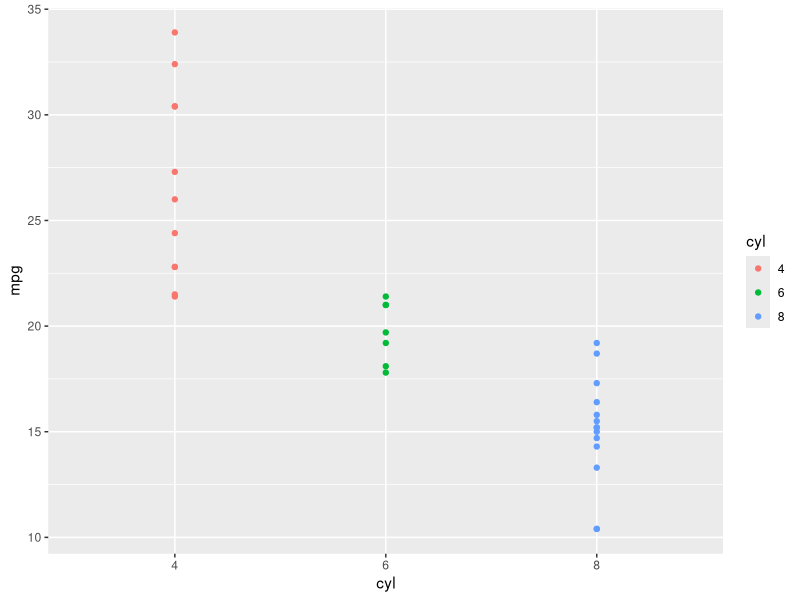
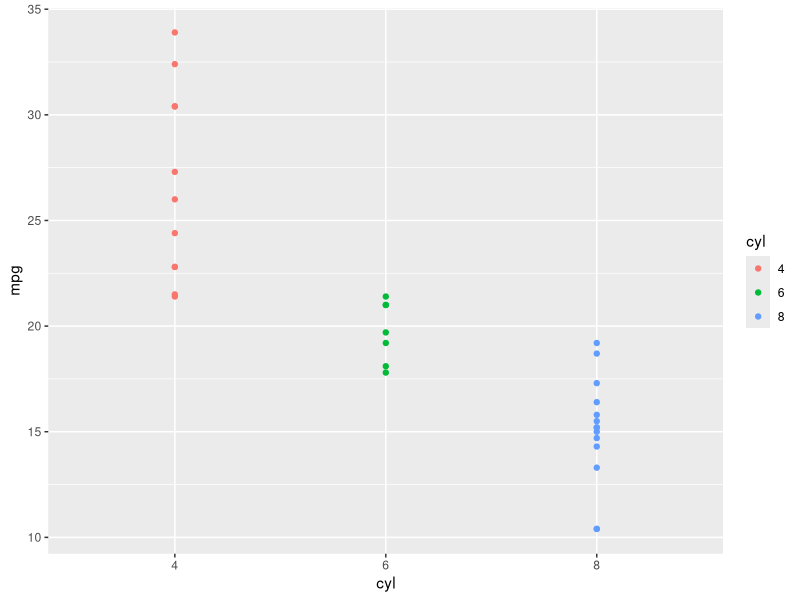
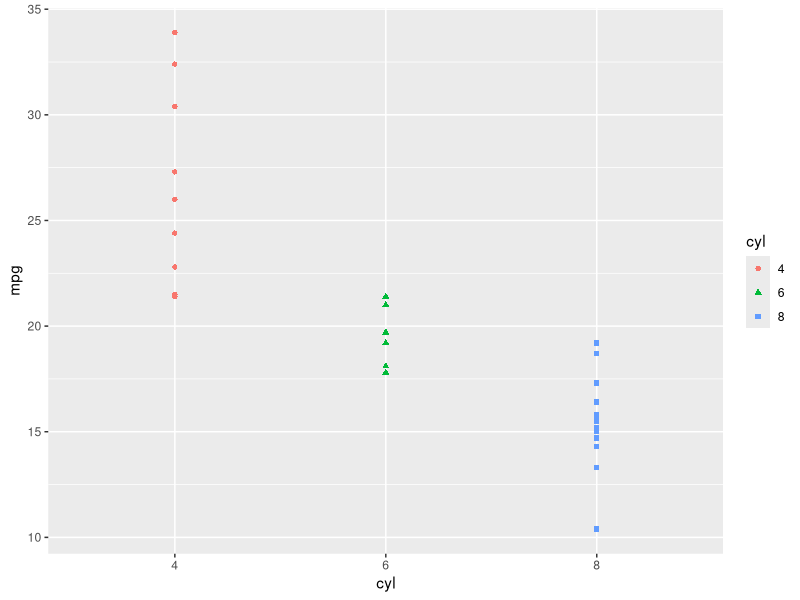
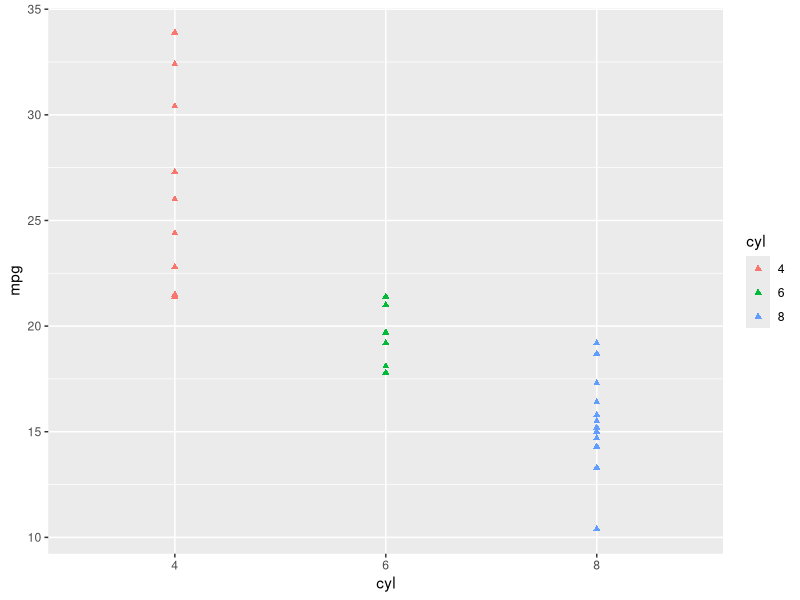
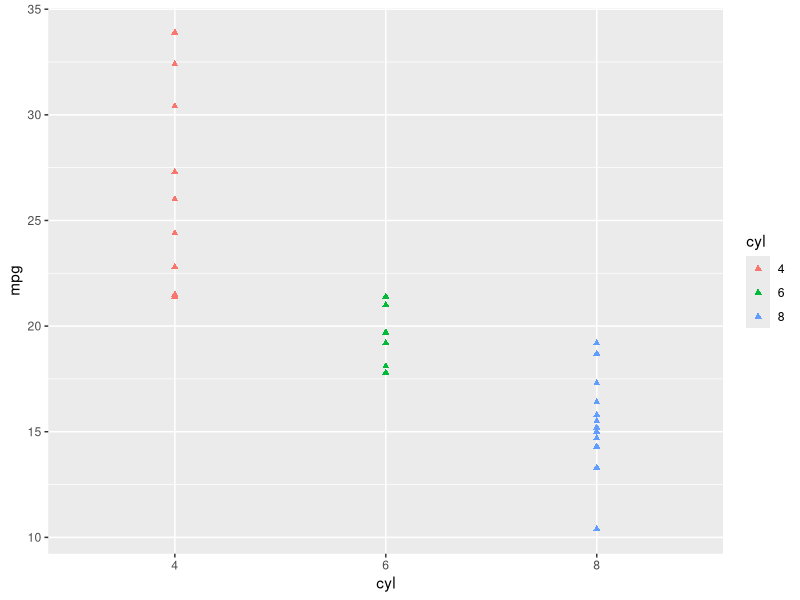
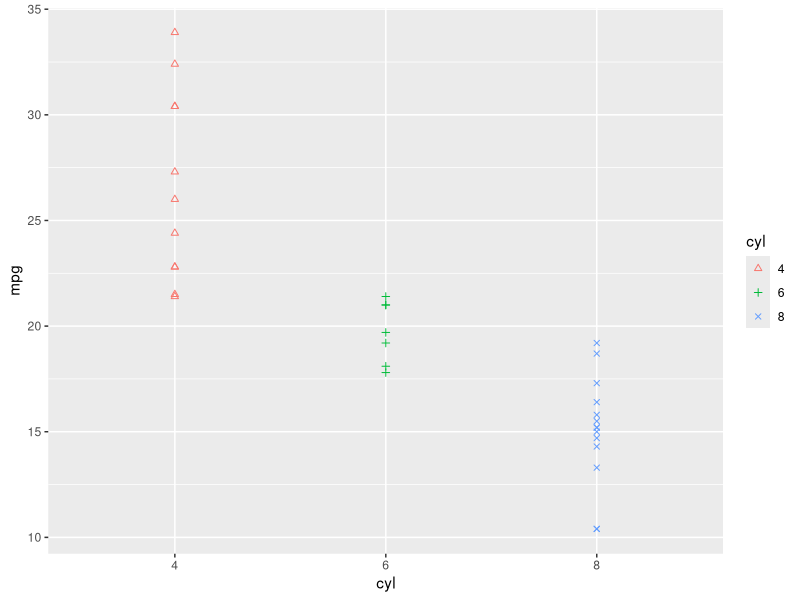
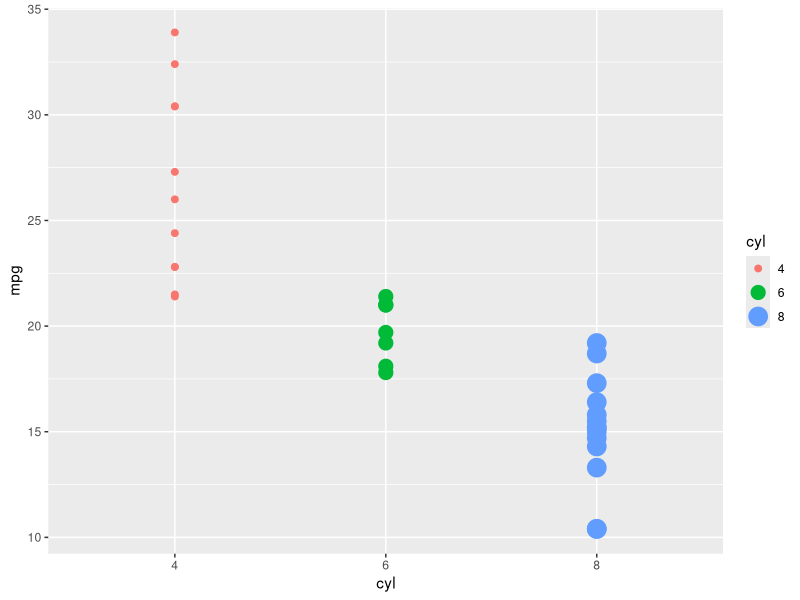
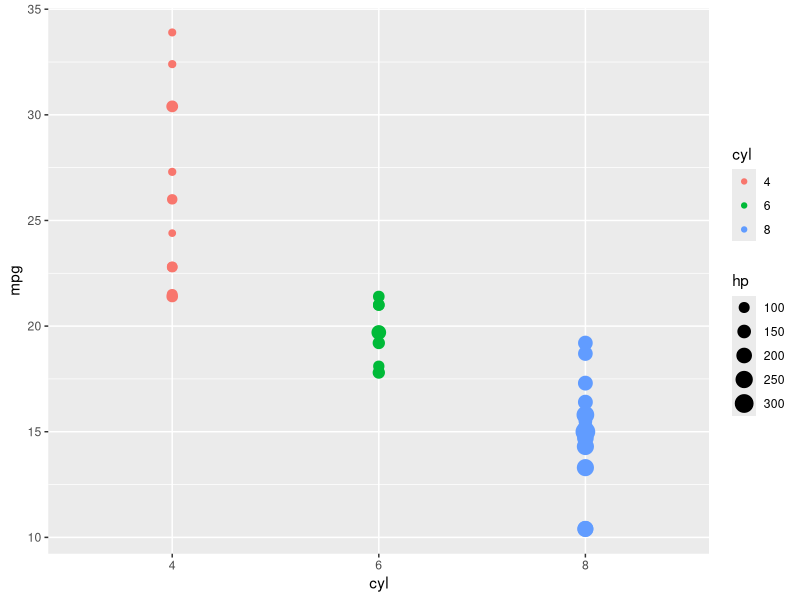

Reproduce these figures in R, in order.
## ---- chunk 1
knitr::opts_chunk$set(echo = TRUE)
library(tidyverse)
library(vegan)
library(ggsci) #this package allows us to EASILY add good color schemes to plot
library(patchwork) #this package is used to panel many plots onto 1 page 
## ---- chunk 2
mtcars$cyl=as.factor(mtcars$cyl)

ggplot(data=mtcars, aes(x=cyl, y=mpg, color=cyl))+
  geom_point()

ggplot()+
  geom_point(data=mtcars, aes(x=cyl, y=mpg, color=cyl))
## ---- chunk 3


ggplot(data=mtcars, aes(x=cyl, y=mpg, color=cyl, shape=cyl))+ #note that we added 'shape=' to our aes. 
  geom_point()
## ---- chunk 4
ggplot(data=mtcars, aes(x=cyl, y=mpg, color=cyl))+
  geom_point(shape=17) #Here 'shape=' is inside the settings for geom_point. Note that it is outside the aes() function, as that applied aesethics conditionally)

#example 2, same w/ different syntax
ggplot()+
  geom_point(data=mtcars, aes(x=cyl, y=mpg, color=cyl), shape=17)
## ---- chunk 5
ggplot()+
  geom_point(data=mtcars, aes(x=cyl, y=mpg, color=cyl, shape=cyl))+
  scale_shape_manual(values=c(2,3,4)) #scale_shape_manual allows us to choose shapes for each group (cyl in this case). c stands for concatenate, as we've seen before
## ---- chunk 6
ggplot(data=mtcars, aes(x=cyl, y=mpg, color=cyl, size=cyl))+ #note that we added 'size=' to our aes. 
  geom_point()
#note the warning message that using size for a discrete variable is not best practice. 
#Instead, let's use the size to five us an idea of hp (a 3rd variable)

ggplot(data=mtcars, aes(x=cyl, y=mpg, color=cyl, size=hp))+ #note that we added 'size=' to our aes. 
  geom_point()
## ---- chunk 7
ggplot(data=mtcars, aes(x=cyl, y=mpg, color=cyl))+  
  geom_point(size=5) #as w/ shape, point needs to be outside the aes() here. 
## ---- chunk 8
ggplot(data=mtcars, aes(x=cyl, y=mpg, color=cyl, shape=cyl))+ #NOTE: we can use color= or fill = or both depending on our needs
  geom_point()
## ---- chunk 9
ggplot(data=mtcars, aes(x=cyl, y=mpg, shape=cyl))+ 
  geom_point(aes(color=cyl))+
  scale_color_manual(values=c('red', 'black', 'blue')) #we can use scale_color_manual to change colors. The order is the same as the order in the legend! NOTE: we can also 'scale_fill_manual' 
## ---- chunk 10
mypalette<-c('dodgerblue', 'forestgreen', 'coral','grey','vermillion')

ggplot(data=mtcars, aes(x=cyl, y=mpg, shape=cyl))+ 
  geom_point(aes(color=cyl), size=3)+ #note that I changed point size to make it look nicer
  scale_color_manual(values=mypalette) #You still use scale_color_manual but you can pick the colors beforehand. Note that I picked a palette of 5 colors but only had 3 categories, so only the first 3 are used here. 

## ---- chunk 11
ggplot(data=mtcars, aes(x=cyl, y=mpg, shape=cyl))+ 
  geom_point(aes(color=cyl), size=3)+ 
  scale_color_npg()


ggplot(data=mtcars, aes(x=cyl, y=mpg, shape=cyl))+ 
  geom_point(aes(color=cyl), size=3)+ 
  scale_color_aaas()

## ---- chunk 12
ggplot(data=mtcars, aes(x=cyl, y=mpg, shape=cyl))+ 
  geom_point(aes(color=cyl), size=3)+ 
  scale_color_aaas()+
  theme_bw() #theme_bw removes the background color and adds a thick black border


ggplot(data=mtcars, aes(x=cyl, y=mpg, shape=cyl))+ 
  geom_point(aes(color=cyl), size=3)+ 
  scale_color_aaas()+
  theme_classic() #theme_classic removes the background color, all lines, and only keeps the X and Y axis (no border)

ggplot(data=mtcars, aes(x=cyl, y=mpg, shape=cyl))+ 
  geom_point(aes(color=cyl), size=3)+ 
  scale_color_aaas()+
  theme_minimal() #theme_minimal removes the border and grey background
## ---- chunk 13
  ggplot(data=mtcars, aes(x=cyl, y=mpg, shape=cyl))+ 
  geom_point(aes(color=cyl), size=3)+ 
  scale_color_aaas()+
  theme(panel.grid.major = element_blank(), panel.grid.minor = element_blank(),    ###this is essentially every kind of option you can change. 
        panel.background = element_blank(), axis.line = element_line(colour = "black"),
        axis.text  = element_text(size=12),axis.title = element_text(size=14),
        legend.title = element_text(size=14), legend.text = element_text(size= 12))
## ---- chunk 14
 ggplot(data=mtcars, aes(x=cyl, y=mpg, shape=cyl))+ 
  geom_point(aes(color=cyl), size=3)+ 
  scale_color_aaas()+
  ggtitle("Cars with fewer cylinders have higher mpg")+
  theme_bw()

## ---- chunk 15
 ggplot(data=mtcars, aes(x=cyl, y=mpg, shape=cyl))+ 
  geom_point(aes(color=cyl), size=3)+ 
  scale_color_aaas()+
  ggtitle("Cars with fewer cylinders have higher mpg")+
  theme_bw()+
  ylab('Miles per Gallon')+ 
  xlab('Cylinders')
## ---- chunk 16
 ggplot(data=mtcars, aes(x=cyl, y=mpg, shape=cyl))+ 
  geom_point(aes(color=cyl), size=3)+ 
  scale_color_aaas()+
  ggtitle("Cars with fewer cylinders have higher mpg")+
  theme_bw()+
  ylab('Miles per Gallon')+ 
  xlab('Cylinders')+
  scale_shape_discrete(name = 'Cylinders',
                      breaks=c('4','6','8'),
                      labels=c('Four','Six','Eight'))
## ---- chunk 17
 ggplot(data=mtcars, aes(x=cyl, y=mpg))+ 
  geom_point(aes(color=cyl), size=3)+ 
  scale_color_aaas()+
  ggtitle("Cars with fewer cylinders have higher mpg")+
  theme_bw()+
  ylab('Miles per Gallon')+ 
  xlab('Cylinders')+
  labs(color = "Cylinders") #note that I removed shape from the aes() so we didn't have 2 legends (because that is silly and looks bad)
## ---- chunk 18
 ggplot(data=mtcars, aes(x=cyl, y=mpg))+ 
  geom_point(aes(color=cyl), size=3)+ 
  scale_color_aaas()+
  ggtitle("Cars with fewer cylinders have higher mpg")+
  theme_bw()+
  ylab('Miles per Gallon')+ 
  xlab('Cylinders')+
  labs(color = "Cylinders")+
  theme(legend.position = "top")

 ggplot(data=mtcars, aes(x=cyl, y=mpg))+ 
  geom_point(aes(color=cyl), size=3)+ 
  scale_color_aaas()+
  ggtitle("Cars with fewer cylinders have higher mpg")+
  theme_bw()+
  ylab('Miles per Gallon')+ 
  xlab('Cylinders')+
  labs(color = "Cylinders")+
  theme(legend.position = "bottom")

## ---- chunk 19
mtcars$cyl=as.factor(mtcars$cyl)
mtcars$gear=as.factor(mtcars$gear)

 ggplot(data=mtcars, aes(x=cyl, y=mpg))+ 
  geom_point(aes(color=cyl), size=3)+ 
  scale_color_aaas()+
  facet_wrap(~gear)+
  ggtitle("Cars with fewer cylinders have higher mpg")+
  theme_bw()+
  ylab('Miles per Gallon')+ 
  xlab('Cylinders')+
  labs(color = "Cylinders")+
  theme(legend.position = "bottom")
## ---- chunk 20
opt1<- ggplot(data=mtcars, aes(x=cyl, y=mpg))+ 
  geom_point(aes(color=cyl), size=3)+ 
  scale_color_aaas()+
  ggtitle("Cars with fewer cylinders have higher mpg")+
  ylab('Miles per Gallon')+ 
  xlab('Cylinders')+
  labs(color = "Cylinders")+
  theme(panel.grid.major = element_blank(), panel.grid.minor = element_blank(),    ###this is essentially every kind of option you can change. 
      panel.background = element_blank(), axis.line = element_line(colour = "black"),
      axis.text  = element_text(size=12),axis.title = element_text(size=14),
      legend.title = element_text(size=14), legend.text = element_text(size= 12))

opt1


opt2<- ggplot(data=mtcars, aes(x=cyl, y=mpg))+ 
  geom_violin(aes(fill=cyl))+ 
  scale_fill_aaas()+
  ggtitle("Cars with fewer cylinders have higher mpg")+
  ylab('Miles per Gallon')+ 
  xlab('Cylinders')+
  labs(color = "Cylinders")+
  theme(panel.grid.major = element_blank(), panel.grid.minor = element_blank(),    ###this is essentially every kind of option you can change. 
      panel.background = element_blank(), axis.line = element_line(colour = "black"),
      axis.text  = element_text(size=12),axis.title = element_text(size=14),
      legend.title = element_text(size=14), legend.text = element_text(size= 12))

opt2

opt3<- ggplot(data=mtcars, aes(x=cyl, y=mpg))+ 
  geom_boxplot(aes(fill=cyl))+ 
  scale_fill_aaas()+
  ggtitle("Cars with fewer cylinders have higher mpg")+
  ylab('Miles per Gallon')+ 
  xlab('Cylinders')+
  labs(color = "Cylinders")+
  theme(panel.grid.major = element_blank(), panel.grid.minor = element_blank(),    ###this is essentially every kind of option you can change. 
      panel.background = element_blank(), axis.line = element_line(colour = "black"),
      axis.text  = element_text(size=12),axis.title = element_text(size=14),
      legend.title = element_text(size=14), legend.text = element_text(size= 12))

opt3


## ---- chunk 21
#first we will calculate average MPG by cylinder (this is from last week)
mpgpercyl<-mtcars%>%
  group_by(cyl)%>%
  summarize(mean=mean(mpg),error=sd(mpg))

mpgpercyl


opt4<- ggplot(data=mpgpercyl, aes(x=cyl, y=mean))+ 
  geom_jitter(data=mtcars, aes(x=cyl, y=mpg, color=cyl), alpha=0.5, width=0.15, height=0)+  #geom_jitter makes points randomly move around, we can control width and height, alpha = transparency
  geom_point(aes(color=cyl), size=4)+
  geom_errorbar(aes(x=cyl, ymax=mean+error, ymin=mean-error), width=0.2)+
  scale_fill_aaas()+
  scale_color_aaas()+
  ggtitle("Cars with fewer cylinders have higher mpg")+
  ylab('Miles per Gallon')+ 
  xlab('Cylinders')+
  labs(color = "Cylinders")+
  theme(panel.grid.major = element_blank(), panel.grid.minor = element_blank(),    ###this is essentially every kind of option you can change. 
      panel.background = element_blank(), axis.line = element_line(colour = "black"),
      axis.text  = element_text(size=12),axis.title = element_text(size=14),
      legend.title = element_text(size=14), legend.text = element_text(size= 12))

opt4


## ---- chunk 22
# A sample patchwork, this actually works for our purposes...
opt1+opt2+opt3+opt4

#Other patchwork options
opt1+ (opt2/opt3/opt4)

#We can choose any plot to put on the left if we want :)
opt4 + (opt1/opt2/opt3)

#some more fancy options
opt4 + (opt1/opt2/opt3)+
  plot_annotation(tag_levels='A') #adds annotation (can use letters or roman numerals)


opt1+opt2+opt3+opt4+plot_layout(ncol=3) #puts plots in 3 columns (any space not used will be blank)

opt1+opt2+opt3+opt4+plot_layout(nrow=3) #puts plots in 3 rows (any space not used will be blank)


opt4 + (opt1/opt2/opt3)+
  plot_annotation(tag_levels='A')+
  plot_layout(guides='collect') #collects all of the legends (in this case, puts them on the right...)

(opt4+plot_layout(guides='auto')) + (opt1/opt2/opt3+plot_layout(guides='collect'))+ 
  plot_annotation(tag_levels='A')
  
opt1+opt2+opt3+opt4+
  plot_layout(widths=c(2,1)) #change width of columns


#make a custom layout!
layout<- c(
  patchwork::area(t=2, l=1, b=9, r=8),
  patchwork::area(t = 1, l = 6, b = 2, r=8),
  patchwork::area(t= 2, l=9, b=9, r=17),
  patchwork::area(t = 1, l = 15, b = 2, r =17))

opt1+opt2+opt3+opt4+
  plot_layout(design=layout) #use our custom layout (this is a silly example, but you can see how it works)

## ---- chunk 23
opt4 + (opt1/opt2/opt3)+
  plot_annotation(tag_levels='A')+
  plot_layout(widths=c(2,1))
